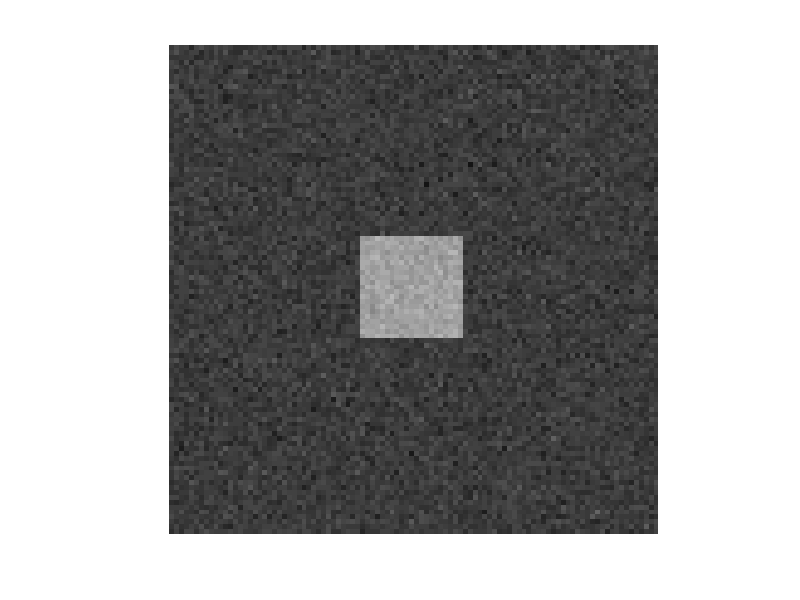

Recreate this plot in MATLAB.
function Testpicture=CreateTestpicture(nrow,ncol,object_mu,object_rho,background_mu,background_rho)
    if nargin < 6
        nrow=100;
        ncol=100;
        object_mu=150;
        object_rho=10;
        background_mu=50;
        background_rho=10;
    end
    Testpicture=background_mu+background_rho+10*randn(nrow,ncol);
    Testpicture(round(2/5*nrow):round(3/5*nrow),round(2/5*ncol):round(3/5*ncol))=object_mu+object_rho+10*randn(length(round(2/5*nrow):round(3/5*nrow)),length(round(2/5*ncol):round(3/5*ncol)));
    Testpicture=uint8(Testpicture);
    imwrite(Testpicture,'my.bmp')
    imshow(Testpicture)
